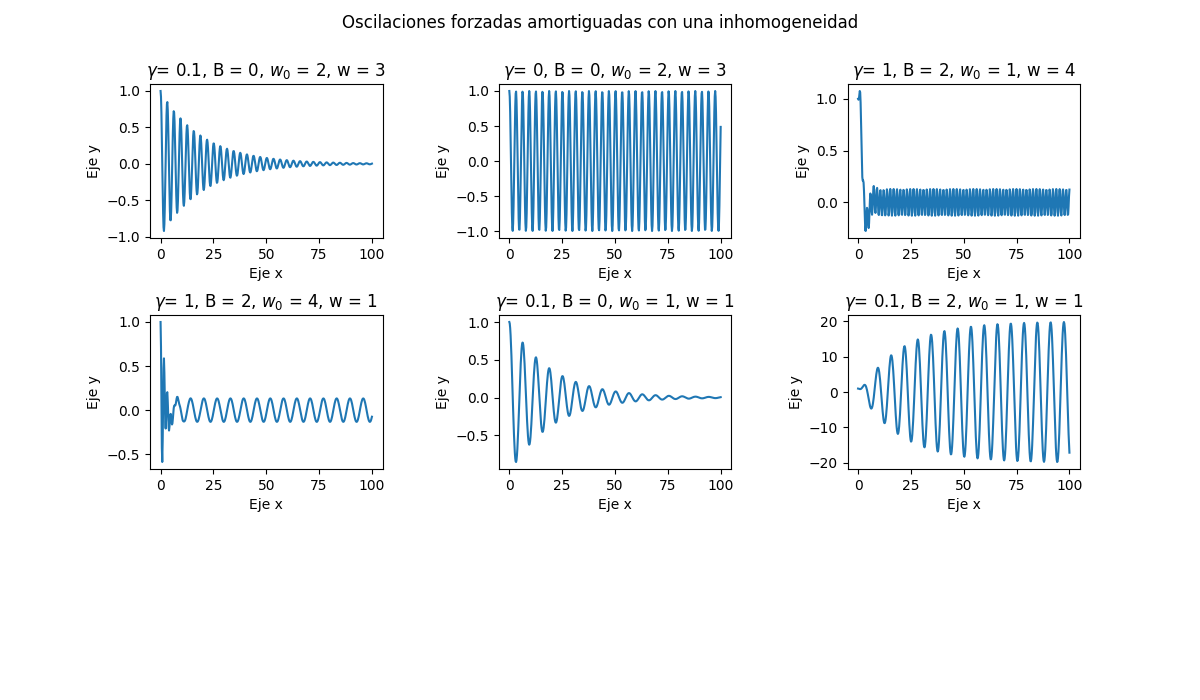

This figure's Python source:
#! /usr/bin/env python3

#import math para poder escribir el seno
import math
import matplotlib.pyplot as plt
from scipy.integrate import odeint
import numpy as np

#La función de la matriz es que la primera columna representa los gammas, la segunda B, la tercera w_0 y la cuarta w
A=[[0.1,0,2,3],[0,0,2,3],[1,2,1,4],[1,2,4,1],[0.1,0,1,1],[0.1,2,1,1]]
for i in range(len(A)):
	def dU_dx_i(U, x):
		gamma = A[i][0] #Constante de amortiguamiento
		B = A[i][1] #Fuerza externa
		w_0 = A[i][2] #Frecuencia natural del oscilador
		w = A[i][3] #Periodo de frecuencia de la fuerza externa
	#U es un vector tal que U[0]=y e z=U[1]
	#Lo que sigue retorna [y',z'], osea y'=z e z'=-gamma*y'-w_0²*y+B*sin(w*x)
		return [U[1], -gamma*U[1]-w_0*w_0*U[0]+B*math.sin(w*x) ]
#El siguiente comando no es del todo requerido pero hace que se amplie la vista
fig = plt.figure(figsize=(12,7))
#Este siguiente comando es estético, hspace "separa" los gráficos
plt.subplots_adjust(hspace = 0.5, bottom = 0, wspace=0.5)
#Lo siguiente es para dar un título principal
plt.suptitle('Oscilaciones forzadas amortiguadas con una inhomogeneidad')
#Condiciones iniciales, y(0)=1 e y'(0)=0
U0 = [1,0]
#Rango de x de [0,100], 500 son lo nsamplings
xs = np.linspace(0,100,500)
for i in range(len(A)):
	Us = odeint(dU_dx_i, U0, xs)
	ys = Us[:,0]
	#el plt.subplot(3,3,i+1) es para que me aparezcan los gráficos en 3 filas y 3 columnas, 
	#el i+1 es para acomodarlas (notar que i empiza en 0, se le suma uno para que sea desde 1), con esto
	#me refiero a que la primer gráfica irá en la fila 1 columna 1, la segunda en fila 1 columna 2, y así...
	ax = plt.subplot(3,3,i+1)
	ax.plot(xs,ys)
	#Ponemos etiquetas a los ejes
	ax.set_xlabel("Eje x")
	ax.set_ylabel("Eje y")
	#Ponemos un título, los str son necesarios para que los reemplace por los valores adecuados
	ax.set_title('$\gamma $= '+str(A[i][0])+', B = '+str(A[i][1])+', $w_0$ = '+str(A[i][2])+', w = '+str(A[i][3]))
#Para que me lo muestre todo
fig.savefig('Ejercicio12')
plt.show()
